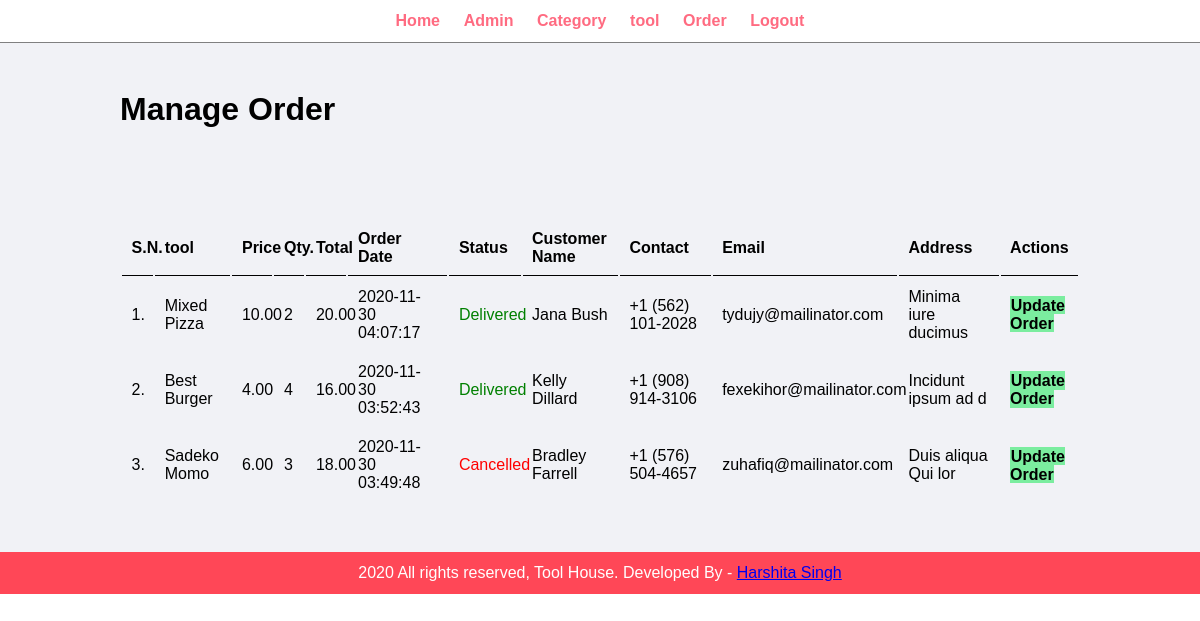
Screenshot of /tool-order/admin/manage-order.php (signed in) with the database file from the repository.
### tables this page shows
CREATE TABLE `tbl_order` (
  `id` int(10) UNSIGNED NOT NULL,
  `tool` varchar(150) NOT NULL,
  `price` decimal(10,2) NOT NULL,
  `qty` int(11) NOT NULL,
  `total` decimal(10,2) NOT NULL,
  `order_date` datetime NOT NULL,
  `status` varchar(50) NOT NULL,
  `customer_name` varchar(150) NOT NULL,
  `customer_contact` varchar(20) NOT NULL,
  `customer_email` varchar(150) NOT NULL,
  `customer_address` varchar(255) NOT NULL
);

### tool-order/admin/manage-order.php (the view, shortened to what this page needs)
<?php include('partials/menu.php'); ?>
<div class="main-content">
    <div class="wrapper">
        <h1>Manage Order</h1>
                <br /><br /><br />
                <br><br>
                <table class="tbl-full">
                    <tr>
                        <th>S.N.</th>
                        <th>tool</th>
                        <th>Price</th>
                        <th>Qty.</th>
                        <th>Total</th>
                        <th>Order Date</th>
                        <th>Status</th>
                        <th>Customer Name</th>
                        <th>Contact</th>
                        <th>Email</th>
                        <th>Address</th>
                        <th>Actions</th>
                    </tr>
                    <?php
                        $sql = "SELECT * FROM tbl_order ORDER BY id DESC";
                        $res = mysqli_query($conn, $sql);
                        $count = mysqli_num_rows($res);
                        $sn = 1;
                        if($count>0)
                        {
                            while($row=mysqli_fetch_assoc($res))
                            {
                                $id = $row['id'];
                                $tool = $row['tool'];
                                $price = $row['price'];
                                $qty = $row['qty'];
                                $total = $row['total'];
                                $order_date = $row['order_date'];
                                $status = $row['status'];
                                $customer_name = $row['customer_name'];
                                $customer_contact = $row['customer_contact'];
                                $customer_email = $row['customer_email'];
                                $customer_address = $row['customer_address'];
                                ?>
                                    <tr>
                                        <td><?php echo $sn++; ?>. </td>
                                        <td><?php echo $tool; ?></td>
                                        <td><?php echo $price; ?></td>
                                        <td><?php echo $qty; ?></td>
                                        <td><?php echo $total; ?></td>
                                        <td><?php echo $order_date; ?></td>
                                        <td>
                                            <?php
                                                if($status=="Ordered")
                                                {
                                                    echo "<label>$status</label>";
                                                }
                                                elseif($status=="On Delivery")
                                                {
                                                    echo "<label style='color: orange;'>$status</label>";
                                                }
                                                elseif($status=="Delivered")
                                                {
                                                    echo "<label style='color: green;'>$status</label>";
                                                }
                                                elseif($status=="Cancelled")
                                                {
                                                    echo "<label style='color: red;'>$status</label>";
                                                }
                                            ?>
                                        </td>
                                        <td><?php echo $customer_name; ?></td>
                                        <td><?php echo $customer_contact; ?></td>
                                        <td><?php echo $customer_email; ?></td>
                                        <td><?php echo $customer_address; ?></td>
                                        <td>
                                            <a href="<?php echo SITEURL; ?>admin/update-order.php?id=<?php echo $id; ?>" class="btn-secondary">Update Order</a>
                                        </td>
                                    </tr>
                                <?php
                            }
                        }
                        else
                        {
                            echo "<tr><td colspan='12' class='error'>Orders not Available</td></tr>";
                        }
                    ?>
                </table>
    </div>
</div>
<?php include('partials/footer.php'); ?>

### tool-order/css/admin.css (style rules this page uses)
* { margin: 0; padding: 0; font-family: Arial, Helvetica, sans-serif; }
.wrapper { padding: 1%; width: 80%; margin: 0 auto; }
.tbl-full { width: 100%; }
table tr th { border-bottom: 1px solid black; padding: 1%; text-align: left; }
table tr td { padding: 1%; }
.btn-secondary { background-color: #7bed9f; padding: 1%; color: black; text-decoration: none; font-weight: bold; }
.main-content { background-color: #f1f2f6; padding: 3% 0; }

### rows the page displays
tbl_order: tool "Mixed Pizza", price "10.00", qty "2", total "20.00", order_date "2020-11-30 04:07:17", status "Delivered", customer_name "Jana Bush", customer_contact "+1 (562) 101-2028", customer_email "tydujy@mailinator.com", customer_address "Minima iure ducimus"
tbl_order: tool "Best Burger", price "4.00", qty "4", total "16.00", order_date "2020-11-30 03:52:43", status "Delivered", customer_name "Kelly Dillard", customer_contact "+1 (908) 914-3106", customer_email "fexekihor@mailinator.com", customer_address "Incidunt ipsum ad d"
tbl_order: tool "Sadeko Momo", price "6.00", qty "3", total "18.00", order_date "2020-11-30 03:49:48", status "Cancelled", customer_name "Bradley Farrell", customer_contact "+1 (576) 504-4657", customer_email "zuhafiq@mailinator.com", customer_address "Duis aliqua Qui lor"
